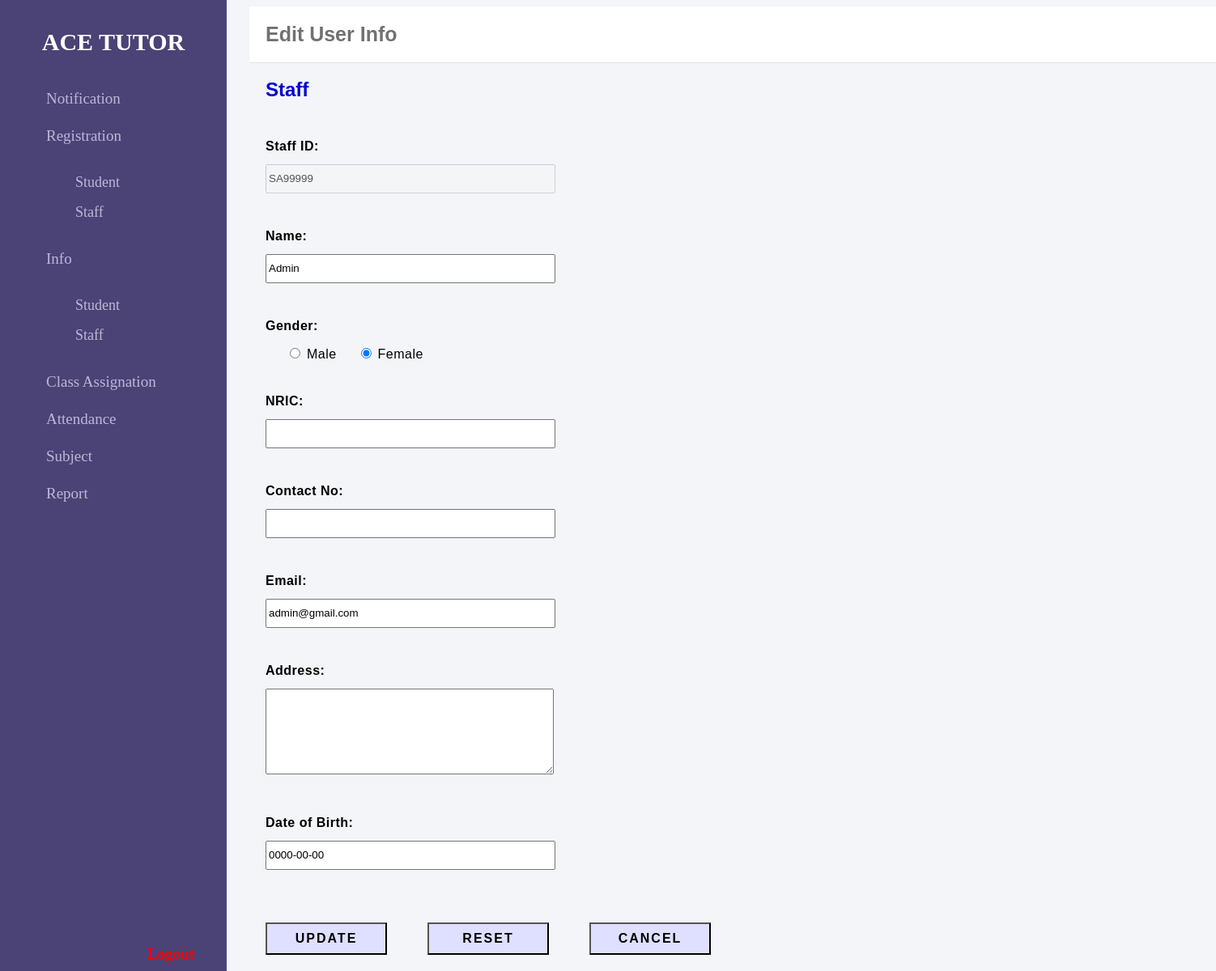
Screenshot of /acetutor/edit_tea.php (signed in) with the database file from the repository.
### tables this page shows
CREATE TABLE IF NOT EXISTS `staff` (
  `FID` varchar(7) NOT NULL,
  `Name` varchar(100) NOT NULL,
  `Gender` varchar(6) NOT NULL,
  `IC` varchar(14) NOT NULL,
  `Contact` varchar(12) NOT NULL,
  `Email` varchar(50) NOT NULL,
  `Address` varchar(200) NOT NULL,
  `DOB` date NOT NULL,
  `Password` varchar(50) DEFAULT NULL,
  PRIMARY KEY (`FID`)
);

### acetutor/edit_tea.php (the view, shortened to what this page needs)
<!DOCTYPE html>
<html lang="en">
<head>
<link rel="stylesheet" href="stylea.css"/>
</head>
<body>
<div class="sidenav">
	<div class="sidebar">
	<h2>ACE Tutor</h2>
	<?php $thisMonth = intVal(date("m"));?>
	<a href="AdminNotification.php?month=<?php echo $thisMonth; ?>"><i class="fas fa-bell"></i>Notification</a>
	<a><i class="fas fa-user-plus"></i>Registration</a>
		<ul>
		<li><a href="RegStu.php"><i class="fas fa-user"></i>Student</a></li>
		<li><a href="RegTea.php"><i class="fas fa-user-tie"></i>Staff</a></li>
		</ul>
	<a><i class="fas fa-user-edit"></i>Info</a>
		<ul>
		<li><a href="InfoStu.php"><i class="fas fa-user"></i>Student</a></li>
		<li><a href="InfoTea.php"><i class="fas fa-user-tie"></i>Staff</a></li>
		</ul>
	<a href="ClassAssign.php"><i class="fas fa-chalkboard-teacher"></i>Class Assignation</a>
	<a href="Attendance.php"><i class="fas fa-calendar-alt"></i>Attendance</a>
	<a href="Subject.php"><i class="far fa-list-alt"></i>Subject</a>
	<div class="report">
	<a href="#"><i class="far fa-file-alt"></i>Report<i class="fas fa-angle-down"></i></a>
	</div>
	<div class="logout">
		<a onclick="logout()"><i class="fas fa-lock-open"></i>Logout</a>
	</div>
	</div>
</div>
<div class="main">
	<div class="header"> Edit User Info </div>
	<div class="info">
		<?php
		include("conn.php");
		$id = $_SESSION['id'];
		$result = mysqli_query($con, "SELECT name, gender,ic, contact, email, address, dob FROM staff WHERE FID ='$id';");
		while($row = mysqli_fetch_array($result)){
		echo "<h2>Staff</h2> <br>";
 		echo "<form action=\"update_tea.php\" method=\"post\" id=\"frmEdit\">";
 		echo "<label>Staff ID:</label> <input type=\"text\" disabled=\"disabled\" name=\"fid\" value=" .$id. ">";
		echo "<label>Name:</label> <input type=\"text\" name=\"name\" required=\"required\" value=\"" .$row['name']. "\">";
		echo "<label>Gender:</label>";
		if ($row['gender'] == "Male") {
		echo "<input type=\"radio\" name=\"gender\" value=\"Male\" required=\"required\" checked=\"checked\"> Male";
		echo "<input type=\"radio\" name=\"gender\" value=\"Female\" required=\"required\"> Female";
		} else {
		echo "<input type=\"radio\" name=\"gender\" value=\"Male\" required=\"required\"> Male";
		echo "<input type=\"radio\" name=\"gender\" value=\"Female\" required=\"required\" checked=\"checked\"> Female";
		}
		echo "<label>NRIC:</label><input type=\"text\" name=\"ic\" required=\"required\" value=" .$row['ic']. ">";
		echo "<label>Contact No:</label><input type=\"tel\" name=\"contact\" required=\"required\" value=" .$row['contact']. ">";
		echo "<label>Email:</label><input type=\"email\" name=\"email\" required=\"required\" value=" .$row['email']. ">";
		echo "<label>Address:</label> <textarea name=\"address\" required=\"required\">" .$row['address']. "</textarea>";
		echo "<label>Date of Birth:</label><input type=\"text\" name=\"dob\" required=\"required\" value=" .$row['dob']. ">";
		echo "<br><br>";
		echo "<input type=\"submit\" value=\"Update\" name=\"update\">";
		echo "<input type=\"reset\" value=\"Reset\">";
		echo "<input type=\"submit\" value=\"Cancel\" name=\"cancel\">";
		echo "</form>";
		}
		?>
	</div>
</div>
</body>
</html>

### acetutor/stylea.css (style rules this page uses)
.sidenav { height:100%; width: 280px; position:fixed; z-index:1; top:0; left:0; background-color: #4b4276; overflow:hidden; padding-top:10px; }
.sidenav .sidebar h2 { color: white; text-transform:uppercase; text-align:center; margin-bottom:30px; font-size: 30px; }
.sidenav .sidebar a { padding: 12px; font-size: 19px; color:#bdb8d7; display:block; text-decoration:none; }
.sidenav .sidebar ul li { list-style-type:none; }
.sidenav .sidebar ul li a { font-size:18px; padding: 8px; }
.sidenav .sidebar a .fas { width:25px; padding-right: 10px; padding-left:10px; }
.sidenav .sidebar a .far { width:25px; padding-right: 10px; padding-left: 10px; }
.sidenav .sidebar .report a .fas { margin-left: 100px; }
.sidenav .sidebar .logout { position:fixed; text-align: right; color:#4b4276; width:250px; bottom:0px; }
.sidenav .sidebar .logout a { padding: 10px; font-size: 19px; font-weight:bold; color: red; display:block; text-decoration:none; }
.sidenav .sidebar .logout a .fas { width:25px; padding-left: 10px; }
.main { width:100%; margin-left: 300px; font-family: 'Source Sans Pro', sans-serif; }
.main .header { padding: 20px; font-size: 25px; background:white; color: #717171; border-bottom: 1px solid #e0e4e8; font-weight:bold; }
.main .info { margin: 20px; line-height: 25px; }

### acetutor/edit_tea.php (style rules this page uses)
h2 { color:#0000CC; }
form { letter-spacing:0.5px; }
label { display:block; font-weight: bold; margin-bottom: 10px; }
input[type=text],[type=email],[type=tel], [type=number] { height:30px; width: 350px; margin-bottom: 40px; }
input[type=radio] { margin-left:30px; margin-bottom: 40px; }
textarea { width:350px; height:100px; margin-bottom: 40px; }
input[type=reset], [type=submit] { background-color:#DFDFFF; margin-right: 50px; height: 40px; width: 150px; font-weight:bold; font-size:medium; text-transform:uppercase; letter-spacing:2px; text-decoration:none; }

### rows the page displays
staff: name "Admin", email "admin@gmail.com", dob "0000-00-00"
